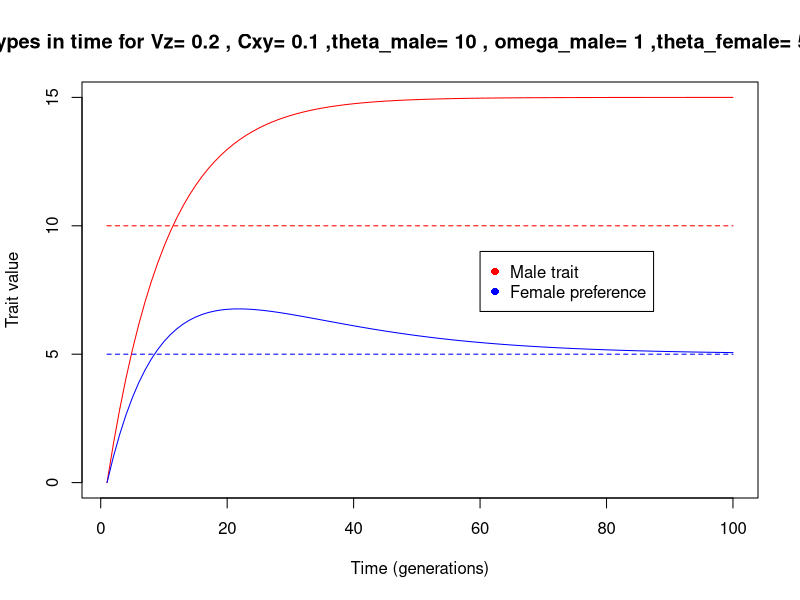
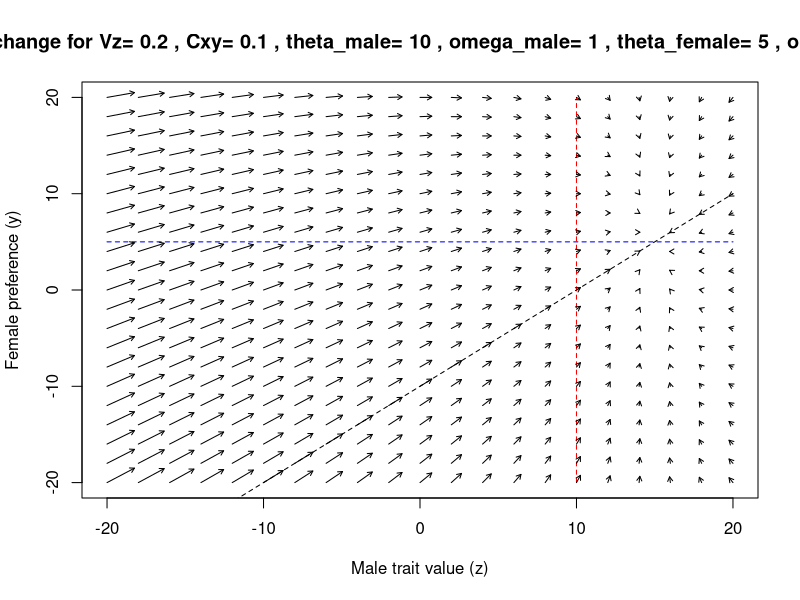

Write the R code that produced these figures, in order.
rm(list = ls())
options(error = browser)
options(echo = FALSE)

Vz <- 0.2
Vy <- Vz
Cxy <- 0.1
theta_male <- 10 # Male optimum value for viability selection
omega_male <- 1  #Distribution of viability value around theta_male
theta_female <- 5 # Female optimum value for viability selection
omega_female <- 1  #Distribution of viability value around theta_female



n_generations <- 100
initial_mean_z <- 0 #Male trait
initial_mean_y <- 0 #Female preference

male_color <- "red"
female_color <- "blue"

phenotypes_n_rows <- 2
phenotypes_n_cols <- 1
phenotypes <- data.frame(matrix(0,phenotypes_n_rows,phenotypes_n_cols))
phenotypes[1,1] <- "male trait"
phenotypes[2,1] <- "female preference"
rownames(phenotypes) <- c("z","y")
colnames(phenotypes) <- c("average")

# phenotypes_in_time: keeps track of all frequencies in time
t_n_rows <- n_generations
t_n_cols <- phenotypes_n_rows
phenotypes_in_time <- data.frame(matrix(0,t_n_rows,t_n_cols))
colnames(phenotypes_in_time) <- rownames(phenotypes)
rownames(phenotypes_in_time) <- seq(1:n_generations)
phenotypes_in_time[1,1] <- initial_mean_z
phenotypes_in_time[1,2] <- initial_mean_y

# Plot traits in time
# Start at t=2, because t=1 denotes the initial values
for (t in c(2:n_generations))
{
	cur_z <- phenotypes_in_time[t-1,1]
	cur_y <- phenotypes_in_time[t-1,2]
  beta_z <- cur_y - (cur_z - theta_male) / (omega_male * omega_male)
  beta_y <- -(cur_y - theta_female) / (omega_female * omega_female)
	delta_z <- 0.5 * ((Vz  * beta_z) + (Vz  * beta_y))
	delta_y <- 0.5 * ((Cxy * beta_z) + (Vy  * beta_y))
	
	next_z <- cur_z + delta_z
	next_y <- cur_y + delta_y
	
	phenotypes_in_time[t,1] <- next_z
	phenotypes_in_time[t,2] <- next_y
}

# Need to use as.matrix, otherwise 'graphical parameter "type" is obsolete'
plot(
	as.matrix(phenotypes_in_time[1]),
	xlim=c(1,n_generations),
	ylim=c(min(phenotypes_in_time),max(phenotypes_in_time)),
	type="l",col=male_color,
	main=paste("Average phenotypes in time for Vz=",Vz,", Cxy=",Cxy,",theta_male=",theta_male,", omega_male=",omega_male,",theta_female=",theta_female,", omega_female=",omega_female),
	ylab="Trait value",
	xlab="Time (generations)"
)
legend_x <- 0.6 * n_generations
legend_y <- max(phenotypes_in_time) - (0.4 * (max(phenotypes_in_time) - min(phenotypes_in_time)))
legend(
	legend_x,
	legend_y,
	c("Male trait","Female preference"),col=c(male_color,female_color),pch=c(16,16)
)
lines(phenotypes_in_time[2],col=female_color)
lines(c(1,n_generations),c(theta_male,theta_male),lty="dashed",col=male_color)
lines(c(1,n_generations),c(theta_female,theta_female),lty="dashed",col=female_color)


# Phase plot
min_z <- -20
max_z <-  20
res_z <- 20 #Resolution: number of arrows in horizontal direction
min_y <- -20
max_y <-  20
res_y <- 20 #Resolution: number of arrows in vertical direction
plot(
	"",
	xlim=c(min_z,max_z),
	ylim=c(min_y,max_y),
	type="n",
	main=paste("Phenotype change for Vz=",Vz,", Cxy=",Cxy,", theta_male=",theta_male,", omega_male=",omega_male,", theta_female=",theta_female,", omega_female=",omega_female),
	ylab="Female preference (y)",
	xlab="Male trait value (z)"
)
equilibrium_line <- function(z) 
{
  y <- (z - theta_male) / (omega_male * omega_male)	
}
lines(c(min_z,max_z),c(equilibrium_line(min_z),equilibrium_line(max_z)),lty="dashed",col="black")
lines(c(theta_male,theta_male),c(min_z,max_z),lty="dashed",col=male_color)
lines(c(min_z,max_z),c(theta_female,theta_female),lty="dashed",col=female_color)

for (cur_z in seq(min_z,max_z,(max_z-min_z)/res_z))
{
	for (cur_y in seq(min_y,max_y,(max_y-min_y)/res_y))
	{
	  beta_z <- cur_y - (cur_z - theta_male) / (omega_male * omega_male)
	  beta_y <- -(cur_y - theta_female) / (omega_female * omega_female)
		delta_z <- 0.5 * ((Vz  * beta_z) + (Vz  * beta_y))
		delta_y <- 0.5 * ((Cxy * beta_z) + (Vy  * beta_y))
    arrows(
    	cur_z,
    	cur_y,
    	cur_z + (0.5 * delta_z),
    	cur_y + (0.5 * delta_y),
    	length=0.05
    )
	}
}